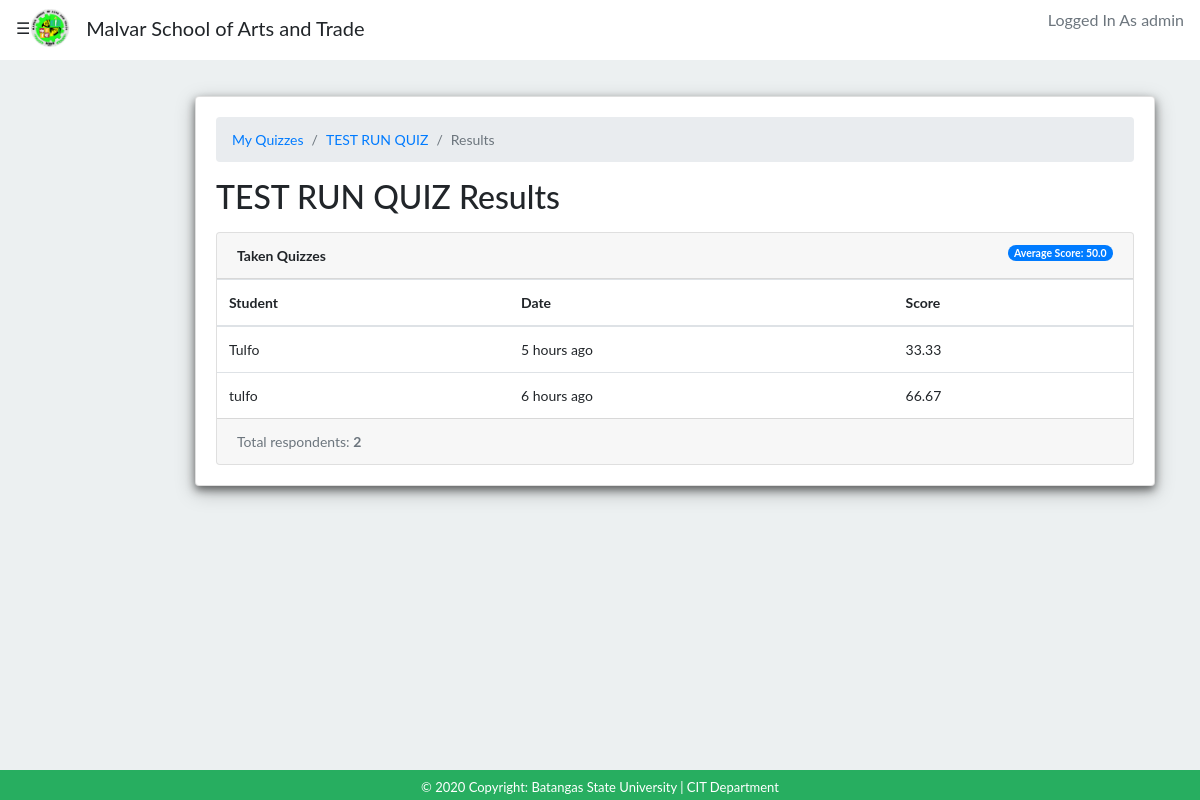
/teachers/quiz/2/results/ (signed in), run on the app's committed database.
### quiz/models.py (models this page shows, shortened)
class User(AbstractUser):
    is_student = models.BooleanField(default=False)
    is_teacher = models.BooleanField(default=False)

class Quiz(models.Model):
    owner = models.ForeignKey(User, on_delete=models.CASCADE, related_name='quizzes')
    name = models.CharField(max_length=255, help_text='Quiz Title')
    year_level = models.ForeignKey(Year_Level, on_delete = models.CASCADE,related_name='quizzes', help_text='Year Level')

class TakenQuiz(models.Model):
    student = models.ForeignKey(Student, on_delete=models.CASCADE, related_name='taken_quizzes')
    quiz = models.ForeignKey(Quiz, on_delete=models.CASCADE, related_name='taken_quizzes')
    score = models.FloatField()
    date = models.DateTimeField(auto_now_add=True)

class Student(models.Model):
    user = models.OneToOneField(User, on_delete=models.CASCADE, primary_key=True)
    quizzes = models.ManyToManyField(Quiz, through='TakenQuiz')
    examinations = models.ManyToManyField(Exams, through='TakenExams')
    year_level = models.ManyToManyField(Year_Level,related_name='year_level', blank=True)

### quiz/views.py (the view)
# urls.py: path('quiz/<int:pk>/results/', views.QuizResultsView.as_view(), name='quiz_results'),
@method_decorator([login_required, teacher_required], name='dispatch')
class QuizResultsView(DetailView):
    model = Quiz
    context_object_name = 'quiz'
    template_name = 'classroom/teachers/quiz_results.html'
    def get_context_data(self, **kwargs):
        quiz = self.get_object()
        taken_quizzes = quiz.taken_quizzes.select_related('student__user').order_by('-date')
        total_taken_quizzes = taken_quizzes.count()
        quiz_score = quiz.taken_quizzes.aggregate(average_score=Avg('score'))
        extra_context = {
            'taken_quizzes': taken_quizzes,
            'total_taken_quizzes': total_taken_quizzes,
            'quiz_score': quiz_score
        }
        kwargs.update(extra_context)
        return super().get_context_data(**kwargs)
    def get_queryset(self):
        return self.request.user.quizzes.all()

### quiz/templates/classroom/teachers/quiz_results.html (shortened to what this page needs)
{% extends 'base.html' %}
{% load crispy_forms_tags humanize %}
{% block content %}
  {% include 'navbar.html' %}
  {% if user.is_teacher %}
  <div class="container">
      <div class="row">
        {% include 'sidenav.html' %}
        <div class="col">
        </div>
        <div class="col" style="margin-top: 6rem; margin-bottom: 3rem;">
            <div class="card" style="width: 60rem; font-size: 14px;
            box-shadow: 0 4px 8px 0 rgba(0, 0, 0, 0.5), 0 6px 20px 0 rgba(0, 0, 0, 0.25);">
              <div class="card-body">
                  <nav aria-label="breadcrumb">
              <ol class="breadcrumb">
                <li class="breadcrumb-item"><a href="{% url 'teachers:quiz_change_list' %}">My Quizzes</a></li>
                <li class="breadcrumb-item"><a href="{% url 'teachers:quiz_change' quiz.pk %}">{{ quiz.name }}</a></li>
                <li class="breadcrumb-item active" aria-current="page">Results</li>
              </ol>
                 </nav>
  <h2 class="mb-3">{{ quiz.name }} Results</h2>
  <div class="card">
    <div class="card-header">
      <strong>Taken Quizzes</strong>
      <span class="badge badge-pill badge-primary float-right">Average Score: {{ quiz_score.average_score|default_if_none:0.0 }}</span>
    </div>
    <table class="table mb-0">
      <thead>
        <tr>
          <th>Student</th>
          <th>Date</th>
          <th>Score</th>
        </tr>
      </thead>
      <tbody>
        {% for taken_quiz in taken_quizzes %}
          <tr>
            <td>{{ taken_quiz.student.user.username }}</td>
            <td>{{ taken_quiz.date|naturaltime }}</td>
            <td>{{ taken_quiz.score }}</td>
          </tr>
        {% endfor %}
      </tbody>
    </table>
    <div class="card-footer text-muted">
      Total respondents: <strong>{{ total_taken_quizzes }}</strong>
    </div>
  </div>
                  </div>
              </div>
            </div>
        </div>
      </div>
  {% endif %}
  {% include 'footer.html' %}
{% endblock %}

### templates/base.html (shortened to what this page needs)
{% load static %}
<!doctype html>
<html lang="en">
  <head>
    <link rel="stylesheet" href="{% static 'assets/css/bootstrap.min.css' %}">
    <link rel="stylesheet" type="text/css" href="{% static 'bootstrap\css\bootstrap.min.css' %}">
    <link rel="stylesheet" type="text/css" href="{% static 'bootstrap\css\bootstrap.min.css' %}">
    <link rel="stylesheet" href="{% static 'assets/css/bootstrap.min.css' %}">
    <link rel='stylesheet' type='text/css' href="{% static 'css/elms.css' %}">
    <link rel='stylesheet' type='text/css' href="{% static 'css/icons.css' %}">
    <link rel="stylesheet" href="{% static 'css/fontawesome/css/all.min.css' %}" type="text/css">
  </head>
  <body style="background-color: #ecf0f1;">
    {% block content %}{% endblock content %}
  </body>
</html>

### templates/navbar.html
{% load static %}
<nav class="navbar navbar-expand-lg navbar-light fixed-top pt-1">
  {% if user.is_authenticated %}
   <span style="size:30px;cursor:pointer" onclick="openNav()" >&#9776;</span>
   {% endif %}
    <a class="navbar-brand py-1" href="{% url 'home' %}">
            <img src="{% static 'images/msat_logo.png' %}" width="40" height="40" alt="msat-logo" id="msat-logo">
    </a>
    <a class=" logo navbar-brand" >Malvar School of Arts and Trade</a>
    <div class="collapse navbar-collapse" id="navbarSupportedContent">
        <ul class="navbar-nav ml-auto">
          <li class="nav-item ">
            {% if user.is_authenticated %}
            <p class="text-muted">Logged In As {{ user.username }}</p>
            {% else %}
            <a href="{% url 'login' %}"><i class="fas fa-sign-in-alt"></i></a>
            <a href="{% url 'signup' %}" ><i class="fas fa-user-plus"></i></a>
            {% endif %}
          </li>
        </ul>
      </div>
  </nav>

### templates/sidenav.html (shortened to what this page needs)
{% load static %}
</head>
<body>

### templates/footer.html (shortened to what this page needs)
    <footer class="page-footer font-small pt-1 fixed-bottom " style="background-color: #27ae60; height: 30px; font-size: 13px;">
        <div class="footer-copyright text-center py-1" style='color: #FFFF;'>© 2020 Copyright:
        <a href="https://mdbootstrap.com/education/bootstrap/" style='color: #FFFF;'> Batangas State University | CIT Department</a>
        </div>
    </footer>

### static/css/elms.css (style rules this page uses)
body { background-color: #ecf0f1; }
.navbar { background-color: #FFFFFF; }

### templates/sidenav.html (style rules this page uses)
body { font-family: "Lato", sans-serif; transition: background-color .5s; }

### data on the page
User: username "admin"
Quiz: name "TEST RUN QUIZ"
TakenQuiz: student.user.username "Tulfo", date "5 hours ago", score "33.33"
TakenQuiz: student.user.username "tulfo", date "6 hours ago", score "66.67"

### other printed values
{{ quiz_score.average_score|default_if_none:0.0 }} "50.0"
{{ total_taken_quizzes }} "2"
